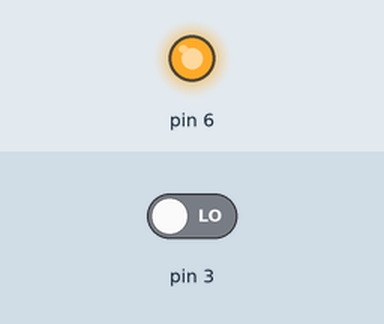
A sketch run on a simulated Arduino Uno, built with avr-gcc and run on an emulated ATmega328P. On the bench: output pins drawn as LEDs (lit = HIGH). The test bench sets the inputs (shaded band); at power-on: pin 3 LOW.

Above: at 1.2 s.
1.3 s: pin 3 driven HIGH
At 1.8 s:
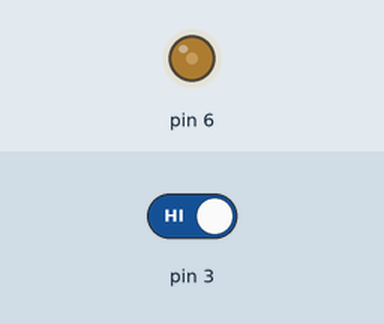
2.8 s: pin 3 driven LOW
At 3.7 s:
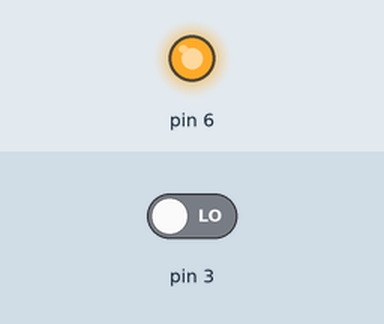
Timing chart, 0 to 5.8 s (numbered marks = the images above; inputs shaded):
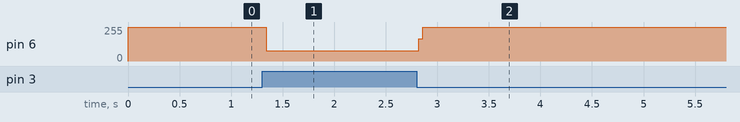

Measured:
- after the input at 1.3 s, pin 6: 255/255 → 78/255 at once
- after the input at 2.8 s, pin 6: 78/255 → 255/255 at once

The sketch:

sound.ino
```cpp
#define BUTTON_PIN

int buttonState = 0;
void setup()
{
  pinMode(6, OUTPUT);
  pinMode(3, INPUT);


}

void loop()
{
buttonState = digitalRead(3);
digitalWrite(6, HIGH);
//delay(1000);
     if (buttonState == HIGH)
        {
                //If the button is pressed, turn the buzzer on
                digitalWrite(6, LOW);
        }
  //digitalWrite(6, LOW);
  //delay(1000);


}
```
